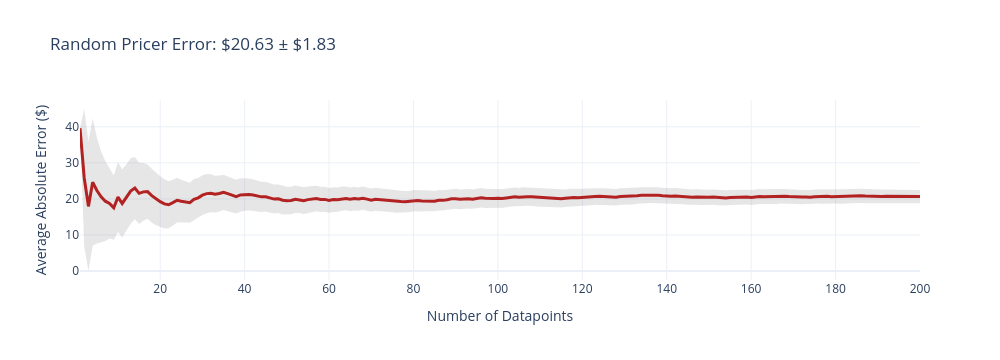
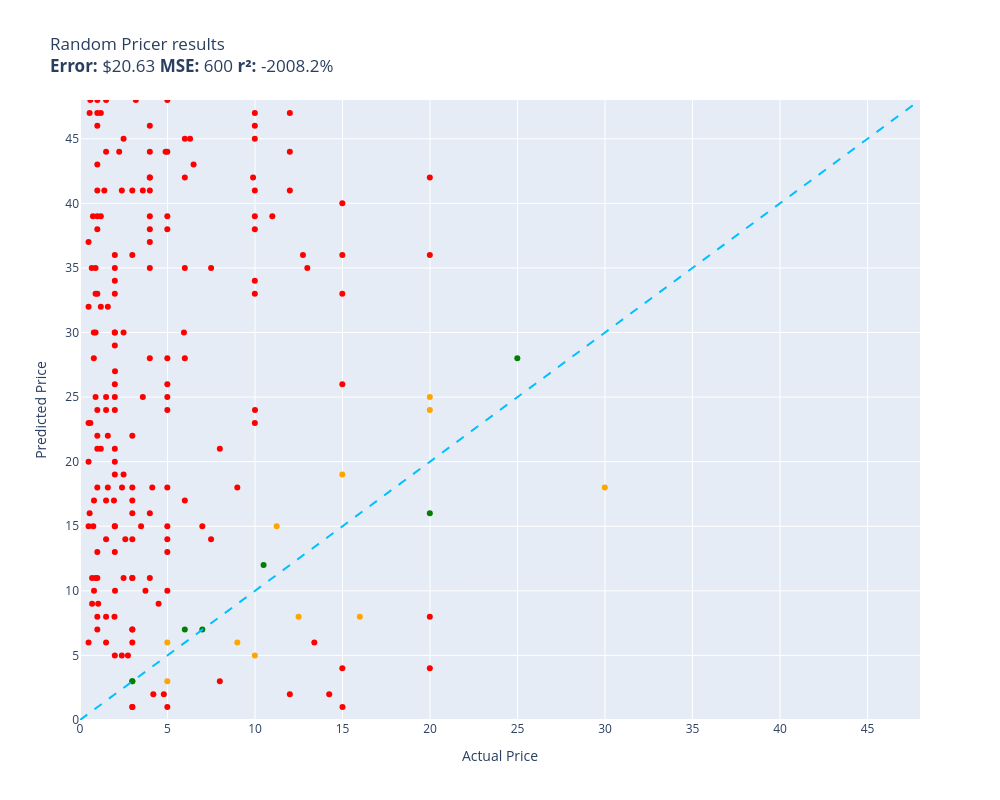

Notebook cell for these charts, in order:
### Code cell
random.seed(42)
evaluate(random_pricer, test)

### Figure 1 — Plotly figure (JSON) as saved in the notebook; plotly's stock layout.template omitted (floating-point values rounded to 4 significant figures; data arrays with more than 128 entries replaced by an {"elided": "..."} marker saying what was removed)
{"data": [{"fill": "toself", "fillcolor": "rgba(128,128,128,0.2)", "hoverinfo": "skip", "line": {"color": "rgba(255,255,255,0)"}, "name": "95% CI", "showlegend": false, "type": "scatter", "x": {"elided": "400 int values"}, "y": {"elided": "400 float values"}}, {"customdata": {"elided": "200x1 float values"}, "hovertemplate": "n=%{x}<br>Avg Error=$%{y:,.2f}<br>±95% CI=$%{customdata[0]:,.2f}<extra></extra>", "line": {"color": "firebrick", "width": 3}, "mode": "lines", "name": "Cumulative Avg Error", "type": "scatter", "x": {"elided": "200 int values"}, "y": {"elided": "200 float values"}}], "layout": {"height": 360, "showlegend": false, "title": {"text": "Random Pricer Error: $20.63 ± $1.83"}, "width": 1000, "xaxis": {"title": {"text": "Number of Datapoints"}}, "yaxis": {"title": {"text": "Average Absolute Error ($)"}}}}

### Figure 2 — Plotly figure (JSON) as saved in the notebook; plotly's stock layout.template omitted (floating-point values rounded to 4 significant figures; data arrays with more than 128 entries replaced by an {"elided": "..."} marker saying what was removed)
{"data": [{"customdata": {"elided": "182x1 str values"}, "hovertemplate": "%{customdata[0]}<extra></extra>", "legendgroup": "red", "marker": {"color": "red", "size": 6, "symbol": "circle"}, "mode": "markers", "name": "red", "orientation": "v", "showlegend": true, "type": "scatter", "x": {"elided": "182 float values"}, "xaxis": "x", "y": {"elided": "182 int values"}, "yaxis": "y"}, {"customdata": [["Combat Mission: Red Thunder\nGuess=$18.00 Actual=$29.99"], ["Rogue Rocks\nGuess=$6.00 Actual=$4.99"], ["異星病毒Alien virus\nGuess=$3.00 Actual=$4.99"], ["Ark of Artemis\nGuess=$6.00 Actual=$8.99"], ["Harvest Moon: Light of Hope Special Edit...\nGuess=$24.00 Actual=$19.99"], ["The Battle of Sol\nGuess=$5.00 Actual=$9.99"], ["Mega City Force\nGuess=$15.00 Actual=$11.24"], ["Deadside\nGuess=$8.00 Actual=$12.49"], ["R-Type Final 2\nGuess=$25.00 Actual=$19.99"], ["Dragon Marked For Death\nGuess=$8.00 Actual=$15.99"], ["Daymare: 1994 Sandcastle\nGuess=$19.00 Actual=$14.99"]], "hovertemplate": "%{customdata[0]}<extra></extra>", "legendgroup": "orange", "marker": {"color": "orange", "size": 6, "symbol": "circle"}, "mode": "markers", "name": "orange", "orientation": "v", "showlegend": true, "type": "scatter", "x": [29.99, 4.99, 4.99, 8.99, 19.99, 9.99, 11.24, 12.49, 19.99, 15.99, 14.99], "xaxis": "x", "y": [18, 6, 3, 6, 24, 5, 15, 8, 25, 8, 19], "yaxis": "y"}, {"customdata": [["橙天の銀翼　～スカイランドの魔女と巫女～\nGuess=$7.00 Actual=$5.99"], ["Purrfect Apawcalypse: Patches' Infurno\nGuess=$7.00 Actual=$6.99"], ["Dungen\nGuess=$3.00 Actual=$2.99"], ["Ludoria\nGuess=$16.00 Actual=$19.99"], ["Thrills & Chills - Roller Coasters\nGuess=$3.00 Actual=$2.99"], ["STAR OCEAN THE SECOND STORY R\nGuess=$28.00 Actual=$24.99"], ["CHROMA+ELEKTRON\nGuess=$12.00 Actual=$10.49"]], "hovertemplate": "%{customdata[0]}<extra></extra>", "legendgroup": "green", "marker": {"color": "green", "size": 6, "symbol": "circle"}, "mode": "markers", "name": "green", "orientation": "v", "showlegend": true, "type": "scatter", "x": [5.99, 6.99, 2.99, 19.99, 2.99, 24.99, 10.49], "xaxis": "x", "y": [7, 7, 3, 16, 3, 28, 12], "yaxis": "y"}, {"hoverinfo": "skip", "line": {"color": "deepskyblue", "dash": "dash", "width": 2}, "mode": "lines", "name": "y = x", "showlegend": false, "type": "scatter", "x": [0, 48], "y": [0, 48]}], "layout": {"height": 800, "legend": {"title": {"text": "color"}, "tracegroupgap": 0}, "showlegend": false, "title": {"text": "Random Pricer results<br><b>Error:</b> $20.63 <b>MSE:</b> 600 <b>r²:</b> -2008.2%"}, "width": 1000, "xaxis": {"anchor": "y", "domain": [0, 1], "range": [0, 48], "title": {"text": "Actual Price"}}, "yaxis": {"anchor": "x", "domain": [0, 1], "range": [0, 48], "title": {"text": "Predicted Price"}}}}
